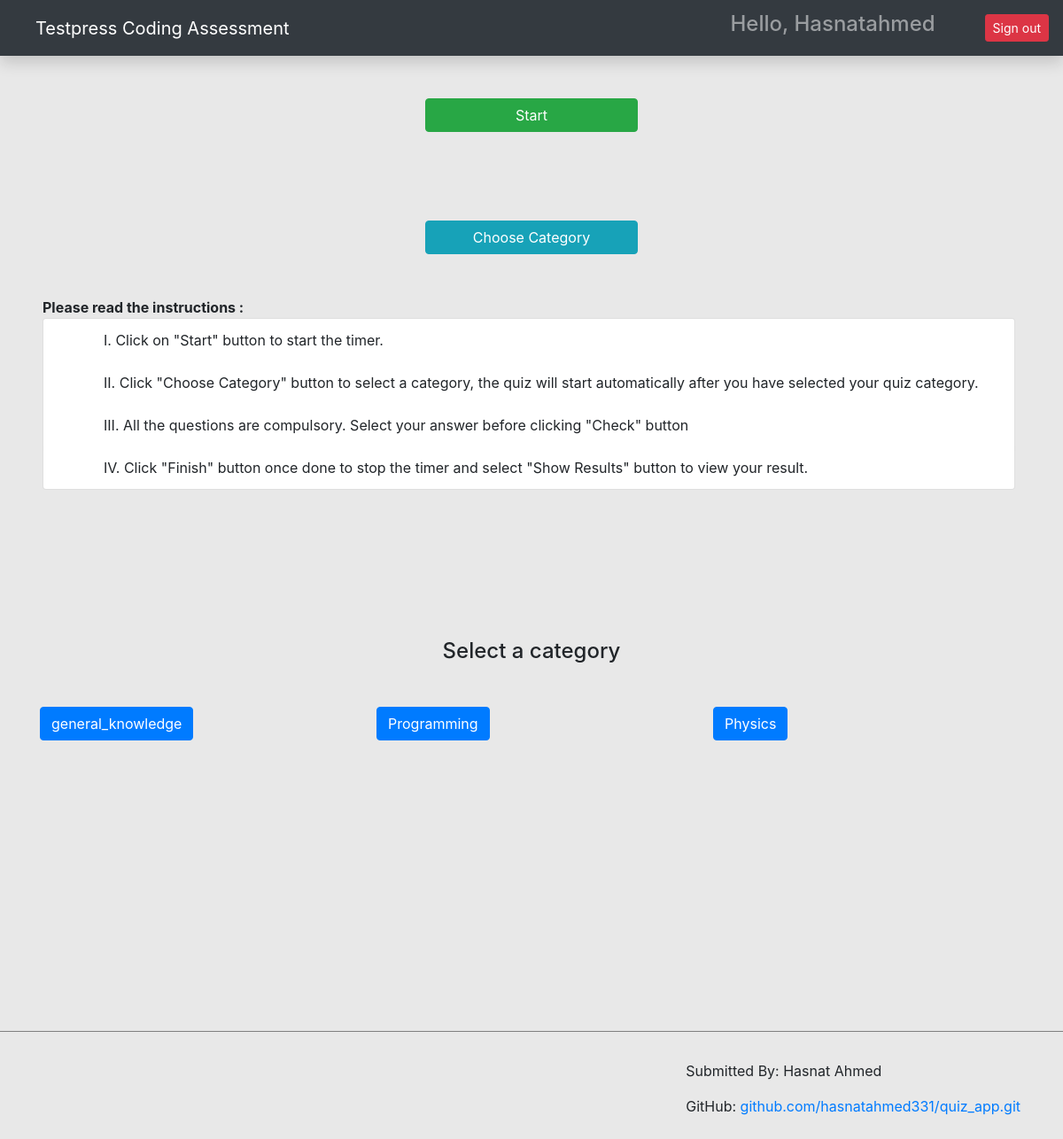
Page /category/ (signed in) on the committed database.
### main/models.py (models this page shows, shortened)
class Category(models.Model):
    owner = models.ForeignKey(to=User, on_delete=models.CASCADE)
    category = models.CharField(max_length=200)

### main/views.py (the view)
# urls.py: path('category/', index_page, name='index_page'),
@login_required(login_url='/login/')
def index_page(request):
    categories = Category.objects.all()
    context = {'categories': categories}
    return render(request, 'index.html', context)

### main/templates/index.html (shortened to what this page needs)
{% extends 'base.html' %} {% load static %} {% block content %}
<div id="index-section1">
    <input type="button" class="btn btn-success indexStartButton" id="start-btn" value="Start">
    <br>
    <a href="#index-section2" class="btn btn-info categoryButton" id="">Choose Category</a>
    <div class="row">
    <div class="col-md-11 mb-4 mt-5 ml-lg-5">
        <p class="instructions"><b>Please read the instructions :</b></p>
        <ul class="list-group">
            <li class="list-group-item">
              <div class="md-v-line"></div>I. Click on "Start" button to start the timer.
            </li>
            <li class="list-group-item">
              <div class="md-v-line"></div>II. Click "Choose Category" button to select a category, the quiz will start automatically after you have selected your quiz category.
            </li>
            <li class="list-group-item">
              <div class="md-v-line"></div>III. All the questions are compulsory. Select your answer before clicking "Check" button
            </li>
            <li class="list-group-item">
              <div class="md-v-line"></div>IV. Click "Finish" button once done to stop the timer and select "Show Results" button to view your result.
            </li>
          </ul>
    </div>
</div>
<div id="index-section2">
<div class="container mt-5 pt-5">
  <h4 class="text-center mt-lg-5">Select a category</h4>
  <div class="row mt-lg-5">
    {% for category in categories %}
    <div class="col">
      <a href="{{category.id}}" class="btn btn-primary"
        >{{category.category}}</a>
      <br />
    </div>
    {% endfor %}
  </div>
</div>
<br><br><br><br><br><br><br><br><br><br><br><br><br>
<hr style="height:1px;border-width:0;color:gray;background-color:gray; ">
<footer class="mr-lg-5 mt-3" style="float:right;">
  <p>Submitted By: Hasnat Ahmed</p>
  <p>GitHub: <a href="https://github.com/hasnatahmed331/quiz_app.git" target=_blank>github.com/hasnatahmed331/quiz_app.git</a></p>
</footer>
</div>
{% endblock content %}

### main/templates/base.html (shortened to what this page needs)
{% load static %}
<html lang="en">
  <head>
    <link href="{% static 'css/bootstrap.min.css'%}" rel="stylesheet" />
    <link href="{% static 'css/main.css'%}" rel="stylesheet" />
    <link
      rel="stylesheet"
      href="https://maxcdn.bootstrapcdn.com/bootstrap/4.0.0/css/bootstrap.min.css"
    />
    <link rel="stylesheet" href="{% static 'css/styles.css' %}">
  </head>
  <body>
    <nav
      class="navbar navbar-dark sticky-top bg-dark flex-md-nowrap p-0 shadow"
    >
      <a class="navbar-brand col-md-3 col-lg-2 me-0 px-3 ml-4" href="{% url 'index_page' %}"
        >Testpress Coding Assessment</a
      >
      <ul class="navbar-nav px-3" style="display: flex; flex-direction: row; align-items:center;">
      <li class="nav-item text-nowrap">
      <div href="" class="nav-link">
      <h4 class="text text-capitalize">
      Hello, {{request.user.username}}
      </h4>
      </div>
      </li>
        <li class="nav-item text-nowrap mt-3 ml-2">
          <form action="{% url 'logout' %}" method="post">
            <input class="btn btn-danger btn-sm ml-5" type="submit" value="Sign out">
          </form>
        </li>
      </ul>
    </nav>
    {% block content %}
    {% endblock content %}
  </body>
</html>

### main/static/css/styles.css (style rules this page uses)
body { overflow: hidden; background-color: #e8e8e8; }
#index-section1 { height: 100vh; }
#index-section2 { height: 100vh; }
.categoryButton { margin-top: 100px; margin-left: 40%; width: 20%; }
.indexStartButton { margin-left: 40%; width: 20%; }
.instructions { margin: 0; padding: 0; }

### rows in the picture
Category: category "general_knowledge"
Category: category "Programming"
Category: category "Physics"

### other values in the picture
{{ request.user.username }} "Hasnatahmed"
